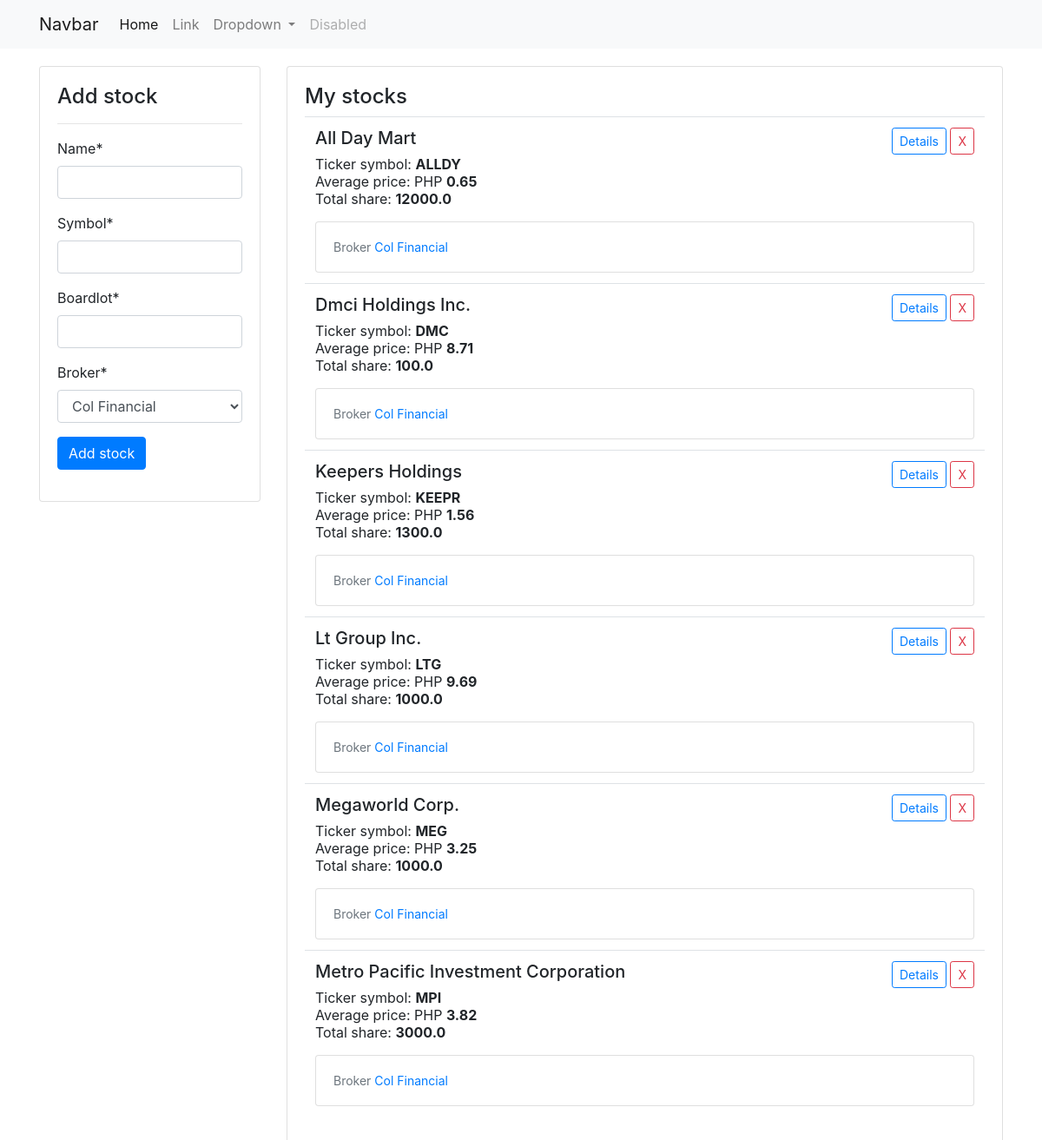
Screenshot of /stocks/ with the database file from the repository.
### stocks/models.py (models this page shows, shortened)
class Broker(models.Model):
    name = models.CharField(max_length=120, unique=True)
    website = models.URLField(blank=True, null=True)
    commission_fee = models.FloatField(default=0.0025)
    vat = models.FloatField(default=0.12)
    trans_fee = models.FloatField(default=0.00005)
    sccp_fee = models.FloatField(default=0.0001)
    sales_tax = models.FloatField(default=0.006)
    def __str__(self):
        return self.name

class Stock(models.Model):
    name = models.CharField(max_length=120)
    symbol = models.CharField(max_length=20, unique=True)
    boardlot = models.FloatField()
    broker = models.ForeignKey(Broker, on_delete=models.CASCADE, default=1)
    def total_share(self):
        total = Stock.objects.filter(symbol=self.symbol).aggregate(
            total=Sum('buystock__share'))
        if total == None:
            return 0
        else:
            return total['total']
    def total_investment(self):
        total = Stock.objects.filter(symbol=self.symbol).aggregate(
            total=Sum('buystock__total_investment'))
        if total == None:
            return 0
        else:
            return total['total']
    def total_price(self):
        if self.total_investment() and self.total_share():
            total = self.total_investment()/self.total_share()
            return total
        else:
            return 0

### stocks/views.py (the view)
# urls.py: path('', views.stock_list, name="list"),
def stock_list(request):
    stocks = Stock.objects.all().order_by('name')
    form = StockForm(request.POST or None)
    if request.method == "POST":
        if form.is_valid():
            instance = form.save(commit=False)
            instance.save()
        return redirect('stocks:list')
    context = {
        'title': 'stock list',
        'stocks': stocks,
        'form': form
    }
    return render(request, 'stock_list.html', context)

### stocks/forms.py
class StockForm(forms.ModelForm):
    class Meta:
        model = Stock
        fields = [
            'name',
            'symbol',
            'boardlot',
            'broker'
        ]

### stocks/templates/stock_list.html (shortened to what this page needs)
{% extends "base.html" %}
{% load crispy_forms_tags %}
{% block content %}
<div class="row">
    <div class="col-sm-3">
        <div class="card">
            <div class="card-body">
                <h4>Add stock</h4>
                <hr>
                <form method="POST">
                    {{form|crispy}}
                    <button type="submit" class="btn btn-primary">
                        Add stock
                    </button>
                </form>
            </div>
        </div>
    </div>
    <div class="col-sm-9">
        <div class="card">
            <div class="card-body">
                <h4>My stocks</h4>
                <table class="table table">
                    <tbody>
                        {% for stock in stocks %}
                        <tr>
                            <td>
                                <div class="d-flex justify-content-between">
                                    <div>
                                        <h5>{{ stock.name|title }}</h5>
                                        <p>
                                            Ticker symbol:
                                            <strong>
                                                {{ stock.symbol }}
                                            </strong>
                                            <br>
                                            {% if stock.total_price %}
                                            Average price: PHP
                                            <strong>
                                                {{ stock.total_price|floatformat:2 }}
                                            </strong>
                                            <br>
                                            {% endif %}
                                            {% if stock.total_share %}
                                            Total share:
                                            <strong>
                                                {{ stock.total_share }}
                                            </strong>
                                            <br>
                                            {% endif %}
                                        </p>
                                    </div>
                                    <div class="float-right">
                                        <a href="{% url 'stocks:details' symbol=stock.symbol %}" class="btn btn-outline-primary btn-sm">Details</a>
                                        <a href="{% url 'stocks:delete' pk=stock.pk %}" class="btn btn-outline-danger btn-sm">X</a>
                                    </div>
                                </div>
                                <div class="card">
                                    <div class="card-body">
                                        <small class="text-muted">Broker <span><a href="{{ stock.broker.website }}">{{ stock.broker.name }}</a></span></small>
                                    </div>
                                </div>
                            </td>
                        </tr>
                        {% endfor %}
                    </tbody>
                </table>
            </div>
        </div>
    </div>
</div>
{% endblock %}

### templates/base.html (shortened to what this page needs)
{% load static %}
<html lang="en">
  <head>
    <link rel="stylesheet" href="https://cdn.jsdelivr.net/npm/bootstrap@4.6.1/dist/css/bootstrap.min.css">
  </head>
  <body>
    {% include "includes/header.html" %}
    <div class="container" style="margin-top: 20px;">
        {% block content %}
        {% endblock %}
    </div>
  </body>
</html>

### templates/includes/header.html (shortened to what this page needs)
<nav class="navbar navbar-expand-lg navbar-light bg-light">
    <div class="container">
        <a class="navbar-brand" href="#">Navbar</a>
        <div class="collapse navbar-collapse" id="navbarSupportedContent">
        <ul class="navbar-nav me-auto mb-2 mb-lg-0">
            <li class="nav-item">
            <a class="nav-link active" aria-current="page" href="#">Home</a>
            </li>
            <li class="nav-item">
            <a class="nav-link" href="#">Link</a>
            </li>
            <li class="nav-item dropdown">
            <a class="nav-link dropdown-toggle" href="#" id="navbarDropdown" role="button" data-bs-toggle="dropdown" aria-expanded="false">
                Dropdown
            </a>
            </li>
            <li class="nav-item">
            <a class="nav-link disabled" href="#" tabindex="-1" aria-disabled="true">Disabled</a>
            </li>
        </ul>
        </div>
    </div>
</nav>

### rows the page displays
Stock: name "All Day Mart", symbol "ALLDY", total_price "0.65", total_share "12000.0", broker.name "Col Financial"
Stock: name "Dmci Holdings Inc.", symbol "DMC", total_price "8.71", total_share "100.0", broker.name "Col Financial"
Stock: name "Keepers Holdings", symbol "KEEPR", total_price "1.56", total_share "1300.0", broker.name "Col Financial"
Stock: name "Lt Group Inc.", symbol "LTG", total_price "9.69", total_share "1000.0", broker.name "Col Financial"
Stock: name "Megaworld Corp.", symbol "MEG", total_price "3.25", total_share "1000.0", broker.name "Col Financial"
Stock: name "Metro Pacific Investment Corporation", symbol "MPI", total_price "3.82", total_share "3000.0", broker.name "Col Financial"
